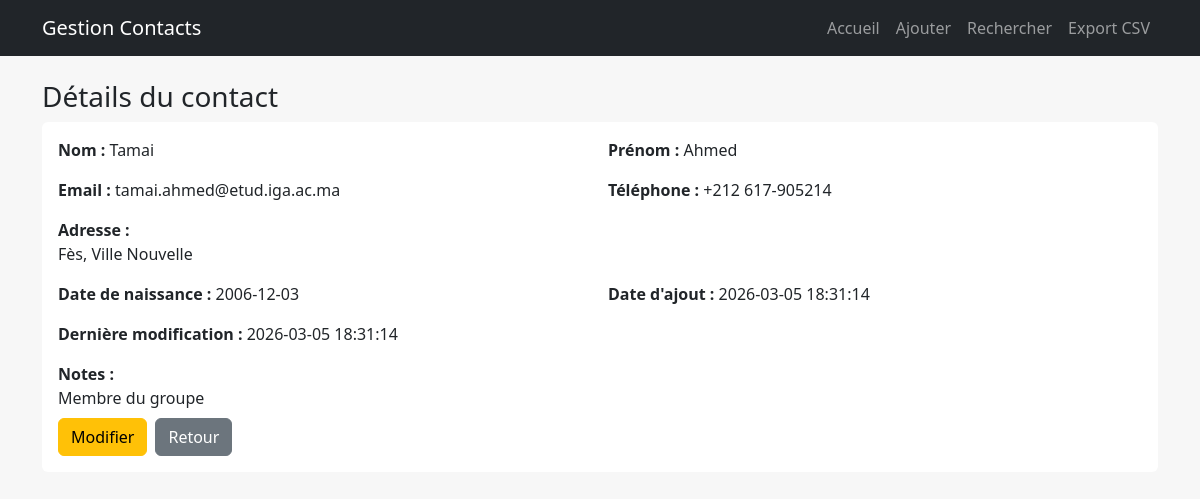
Page /voir.php?id=3 on the committed database.
### tables this page shows
CREATE TABLE `contacts` (
  `id` int(11) NOT NULL,
  `nom` varchar(100) NOT NULL,
  `prenom` varchar(100) NOT NULL,
  `email` varchar(150) DEFAULT NULL,
  `telephone` varchar(20) DEFAULT NULL,
  `adresse` text DEFAULT NULL,
  `date_naissance` date DEFAULT NULL,
  `notes` text DEFAULT NULL,
  `date_creation` timestamp NOT NULL DEFAULT current_timestamp(),
  `date_modification` timestamp NOT NULL DEFAULT current_timestamp() ON UPDATE current_timestamp()
);

### voir.php (the view, shortened to what this page needs)
<?php
require_once __DIR__ . "/includes/init.php";
$id = isset($_GET["id"]) ? (int)$_GET["id"] : 0;
$stmt = $pdo->prepare("SELECT * FROM contacts WHERE id = ?");
$stmt->execute([$id]);
$contact = $stmt->fetch();
require_once __DIR__ . "/includes/header.php";
?>
<h3>Détails du contact</h3>
<div class="bg-white p-3 rounded">
  <div class="row g-3">
    <div class="col-md-6"><strong>Nom :</strong> <?= htmlspecialchars($contact["nom"]) ?></div>
    <div class="col-md-6"><strong>Prénom :</strong> <?= htmlspecialchars($contact["prenom"]) ?></div>
    <div class="col-md-6"><strong>Email :</strong> <?= htmlspecialchars($contact["email"] ?? "") ?></div>
    <div class="col-md-6"><strong>Téléphone :</strong> <?= htmlspecialchars($contact["telephone"] ?? "") ?></div>
    <div class="col-12"><strong>Adresse :</strong><br><?= nl2br(htmlspecialchars($contact["adresse"] ?? "")) ?></div>
    <div class="col-md-6"><strong>Date de naissance :</strong> <?= htmlspecialchars($contact["date_naissance"] ?? "") ?></div>
    <div class="col-md-6"><strong>Date d'ajout :</strong> <?= htmlspecialchars($contact["date_creation"]) ?></div>
    <div class="col-md-6"><strong>Dernière modification :</strong> <?= htmlspecialchars($contact["date_modification"]) ?></div>
    <div class="col-12"><strong>Notes :</strong><br><?= nl2br(htmlspecialchars($contact["notes"] ?? "")) ?></div>
    <div class="col-12 d-flex gap-2 mt-2">
      <a class="btn btn-warning" href="modifier.php?id=<?= (int)$contact["id"] ?>">Modifier</a>
      <a class="btn btn-secondary" href="index.php">Retour</a>
    </div>
  </div>
</div>
<?php require_once __DIR__ . "/includes/footer.php"; ?>

### assets/css/style.css (style rules this page uses)
body { background: #f7f7f7; }

### rows in the picture
contacts: nom "Tamai", prenom "Ahmed", email "tamai.ahmed@etud.iga.ac.ma", telephone "+212 617-905214", adresse "Fès, Ville Nouvelle", date_naissance "2006-12-03", date_creation "2026-03-05 18:31:14", date_modification "2026-03-05 18:31:14", notes "Membre du groupe"
